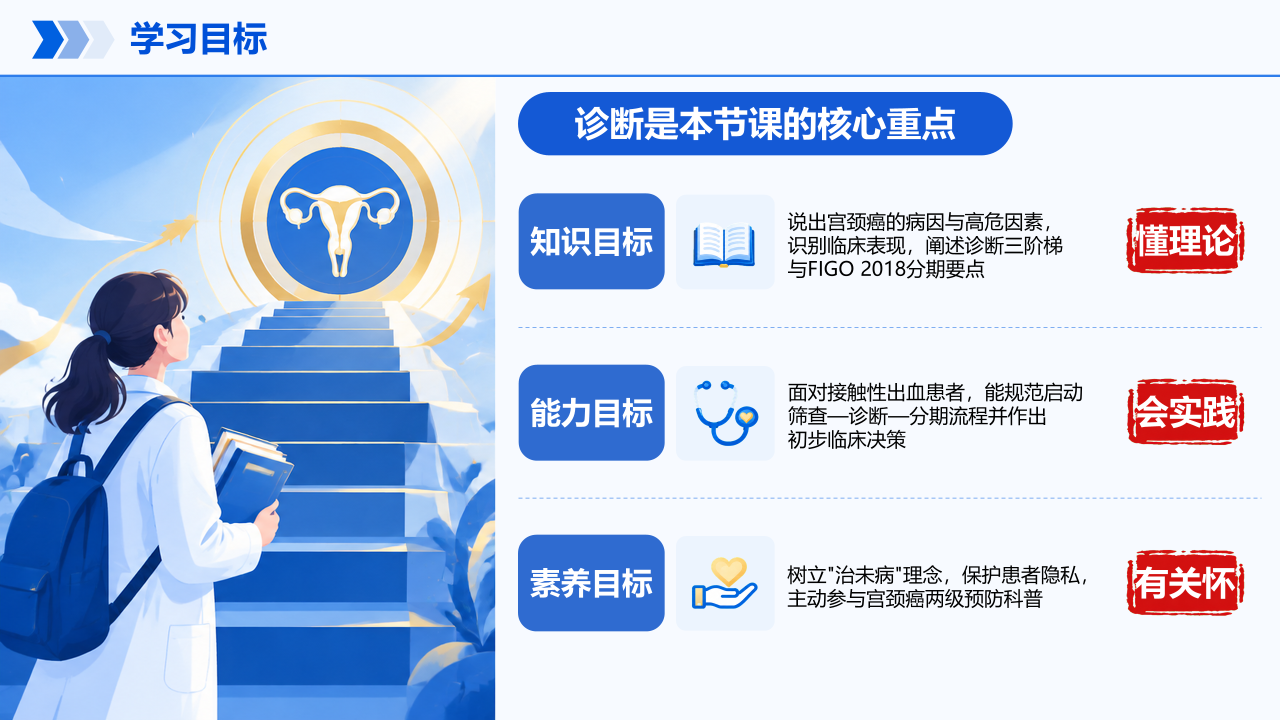
#> input picture tests/fixtures/bany06/flatbg-p02.png, 3840 x 2160 px (shown at 1/3 size)
$ python -i bg_model.py   (imports and definitions only)   (older library calls are emulated)
#> lines starting #> are read from the running program, lines starting #| are printed output that depends on the picture; after the words box and inside, x2 and y2 are one past the last pixel; in counts of white or black regions, pixels touching at a corner belong together
#!/usr/bin/env python3
"""Background modeling and repair module.

Builds a clean background image by:
1. Adaptive background color detection (edge sampling)
2. Using the original image as base (preserving real background)
3. Inpainting foreground/text regions from surrounding pixels

Usage:
    from bg_model import build_background
    bg = build_background(img_rgb, text_mask=mask)
"""

from __future__ import annotations

import logging
import math

import cv2
import numpy as np

logger = logging.getLogger(__name__)

# ---------------------------------------------------------------------------
# Public API
# ---------------------------------------------------------------------------


# [399 lines left out: functions _corner_colors, _bilinear_gradient, extend_background_to_widescreen, compute_widescreen_canvas, _resize_cover, _build_ambient_backdrop and 3 more, not called in this run]


def build_background(
    img: np.ndarray,
    text_mask: np.ndarray | None = None,
    fg_hint_mask: np.ndarray | None = None,
    period: int = 32,
) -> np.ndarray:
    """Build a clean background image from the input.

    Args:
        img: Input image (H, W, 3) RGB uint8.
        text_mask: Binary mask (H, W) where text regions = 255.
        fg_hint_mask: Optional binary mask of known foreground regions.
        period: Tile period (kept for API compatibility, unused in new approach).

    Returns:
        Clean background image (H, W, 3) RGB uint8.
    """
    h, w = img.shape[:2]

    if text_mask is None:
        text_mask = np.zeros((h, w), dtype=np.uint8)
    if fg_hint_mask is None:
        fg_hint_mask = np.zeros((h, w), dtype=np.uint8)
    elif not _should_use_fg_hint(
        nonzero_pixels=int(np.count_nonzero(fg_hint_mask)),
        total_pixels=h * w,
    ):
        logger.warning("Ignoring oversized foreground hint for background refinement.")
        fg_hint_mask = np.zeros((h, w), dtype=np.uint8)

    # Combined exclusion mask
    exclude = ((text_mask > 0) | (fg_hint_mask > 0)).astype(np.uint8) * 255

    # Step 1: Detect background color adaptively
    bg_color, bg_std, candidate_mask = _detect_background(img, exclude)
    logger.info(
        "Background color: RGB(%d,%d,%d), std=%.1f",
        int(bg_color[0]), int(bg_color[1]), int(bg_color[2]), bg_std,
    )

    # Step 2: Build background — strategy depends on whether we have fg hints
    has_fg_hint = np.any(fg_hint_mask > 0)

    if has_fg_hint:
        # Refinement pass: use original image + inpainting for pixel-accurate bg
        bg = _original_based_background(
            img,
            exclude,
            bg_color,
            text_mask=text_mask,
            fg_mask=fg_hint_mask,
        )
    else:
        # Initial pass: smooth background for foreground detection
        bg = _smooth_background(img, bg_color, candidate_mask, text_mask)

    return bg


# [257 lines left out: functions build_clean_background, _flatten_text_ghosts, build_removal_mask, needs_large_mask_inpaint, repair_masked_background, build_text_only_background and 1 more, not called in this run]


# ---------------------------------------------------------------------------
# Step 1: Adaptive background detection
# ---------------------------------------------------------------------------


def _detect_background(
    img: np.ndarray, exclude_mask: np.ndarray
) -> tuple[np.ndarray, float, np.ndarray]:
    """Detect the dominant background color by sampling image edges.

    Returns:
        bg_color: (3,) float array — dominant background RGB.
        bg_std: float — standard deviation of background pixels.
        candidate_mask: (H, W) bool — pixels likely belonging to background.
    """
    h, w = img.shape[:2]

    # Sample from edges (5% border on each side)
    margin_y = max(5, int(h * 0.05))
    margin_x = max(5, int(w * 0.05))

    edge_mask = np.zeros((h, w), dtype=bool)
    edge_mask[:margin_y, :] = True   # top
    edge_mask[-margin_y:, :] = True  # bottom
    edge_mask[:, :margin_x] = True   # left
    edge_mask[:, -margin_x:] = True  # right

    # Exclude known text/foreground from edge sampling
    edge_mask &= (exclude_mask == 0)

    edge_pixels = img[edge_mask].reshape(-1, 3).astype(np.float32)

    if len(edge_pixels) < 10:
        # Fallback: use all non-excluded pixels
        valid = exclude_mask == 0
        edge_pixels = img[valid].reshape(-1, 3).astype(np.float32)

    if len(edge_pixels) < 10:
        # Ultimate fallback
        bg_color = np.array([255.0, 255.0, 255.0])
        return bg_color, 30.0, np.ones((h, w), dtype=bool)

    # Find dominant color via histogram peak (faster than KMeans)
    bg_color = np.median(edge_pixels, axis=0)
    bg_std = float(np.mean(np.std(edge_pixels, axis=0)))

    # Adaptive threshold: pixels within N standard deviations of bg_color
    threshold = max(35.0, bg_std * 2.5)

    all_pixels = img.reshape(-1, 3).astype(np.float32)
    dists = np.linalg.norm(all_pixels - bg_color, axis=1)
    candidate_flat = dists < threshold

    candidate_mask = candidate_flat.reshape(h, w)
    # Exclude known foreground/text
    candidate_mask &= (exclude_mask == 0)

    return bg_color, bg_std, candidate_mask


# ---------------------------------------------------------------------------
# Step 2a: Smooth background for initial foreground detection
# ---------------------------------------------------------------------------


def _smooth_background(
    img: np.ndarray,
    bg_color: np.ndarray,
    candidate_mask: np.ndarray,
    text_mask: np.ndarray,
) -> np.ndarray:
    """Build a smooth background for the initial foreground detection pass.

    Replaces non-background pixels with bg_color and applies smoothing.
    This creates enough contrast for diff-based foreground detection while
    preserving the general background appearance.

    Args:
        img: Original image (H, W, 3) RGB uint8.
        bg_color: Detected background color (3,) float.
        candidate_mask: (H, W) bool — pixels likely belonging to background.
        text_mask: Binary mask (H, W) uint8 where text regions = 255.

    Returns:
        Smooth background (H, W, 3) RGB uint8.
    """
    bg = img.copy()
    fill = np.clip(bg_color, 0, 255).astype(np.uint8)

    # Replace non-candidate pixels (likely foreground) with bg_color
    bg[~candidate_mask] = fill

    # Also replace text regions
    if text_mask is not None:
        bg[text_mask > 0] = fill

    # Smooth to blend transitions and reduce artifacts
    bg = cv2.GaussianBlur(bg, (21, 21), 0)

    return bg


# ---------------------------------------------------------------------------
# Step 2b: Original-based background with inpainting (refinement pass)
# ---------------------------------------------------------------------------


# [48 lines left out: function _original_based_background, not called in this run]


def _build_inpaint_mask(exclude_mask: np.ndarray) -> np.ndarray:
    """Build inpaint mask from the exact exclusion mask."""
    return exclude_mask.copy()


# [382 lines left out: functions _build_component_repair_mask, _should_expand_shadow_halo, _mask_for_destructive_repair, _replace_unrecoverable_large_regions, _should_replace_region_bbox, _sample_large_region_fill and 9 more, not called in this run]

>>> import cv2
>>> picture = cv2.cvtColor(cv2.imread('../../../tests/fixtures/bany06/flatbg-p02.png'), cv2.COLOR_BGR2RGB)
>>> result = build_background(picture)
#> in _detect_background, `edge_mask &= (exclude_mask == 0)`:
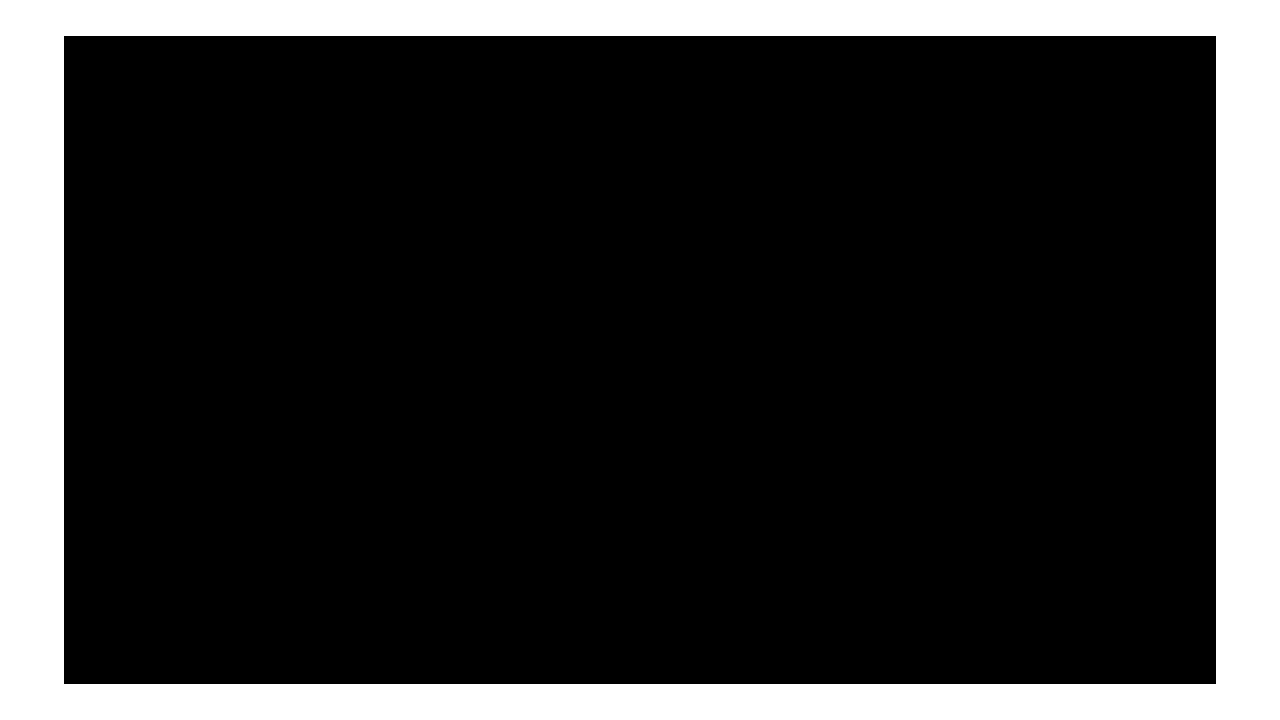
#> edge_mask: shape (2160, 3840) bool (shown at 1/3 size); 19% white; 1 white region, box (x1, y1, x2, y2) and area: (0, 0, 3840, 2160) 1575936
#> in _detect_background, `bg_color = np.median(edge_pixels, axis=0)`: bg_color = [247, 250, 255]
#> in _detect_background, `bg_std = float(np.mean(np.std(edge_pixels, axis=0)))`: bg_std = 60.45
#> in _detect_background, `threshold = max(35.0, bg_std * 2.5)`: threshold = 151.1
#> in _detect_background, `candidate_mask = candidate_flat.reshape(h, w)`:
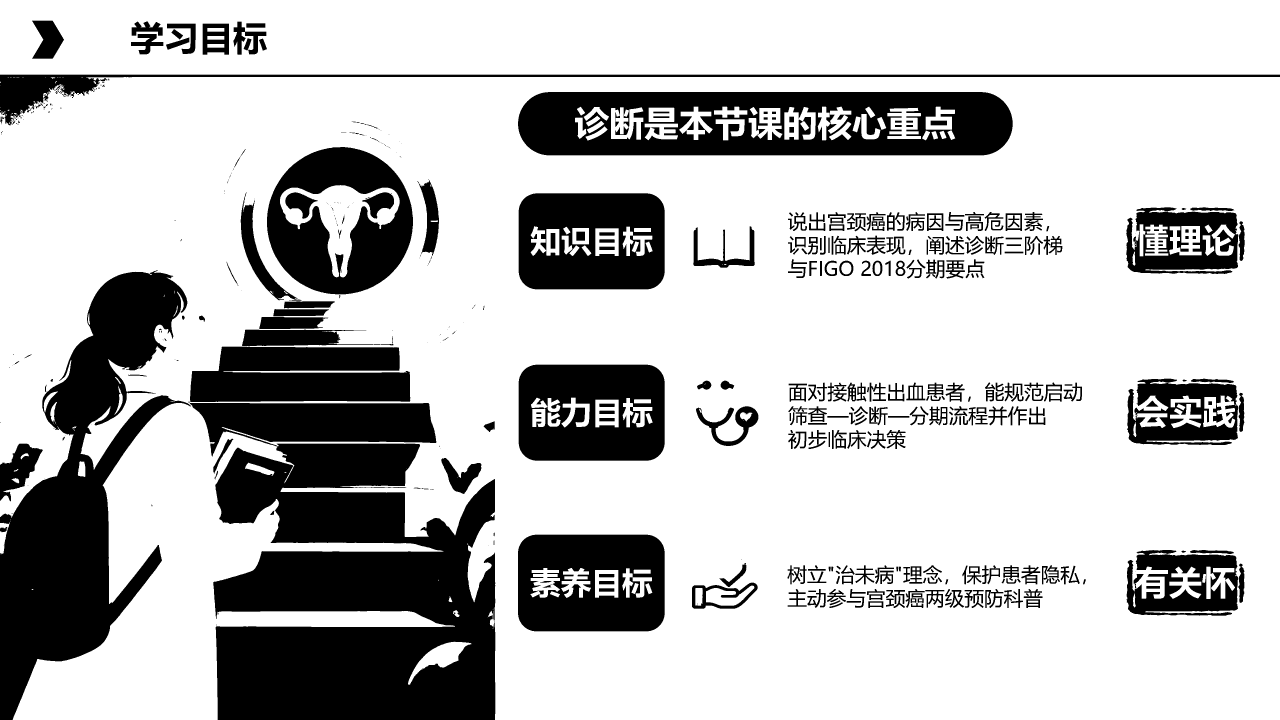
#> candidate_mask: shape (2160, 3840) bool (shown at 1/3 size); 74.9% white; 570 black regions (151 under 20 px), largest, box (x1, y1, x2, y2) and area: (569, 1209, 1486, 2160) 609503, (0, 811, 573, 2160) 313503, (1554, 276, 3038, 466) 211586
#> in build_background, `bg_color, bg_std, candidate_mask = _detect_background(img, exclude)`: bg_color = [247, 250, 255]; bg_std = 60.45
#> in _smooth_background, `fill = np.clip(bg_color, 0, 255).astype(np.uint8)`: fill = [247, 250, 255]
#> in _smooth_background, `bg[~candidate_mask] = fill`:
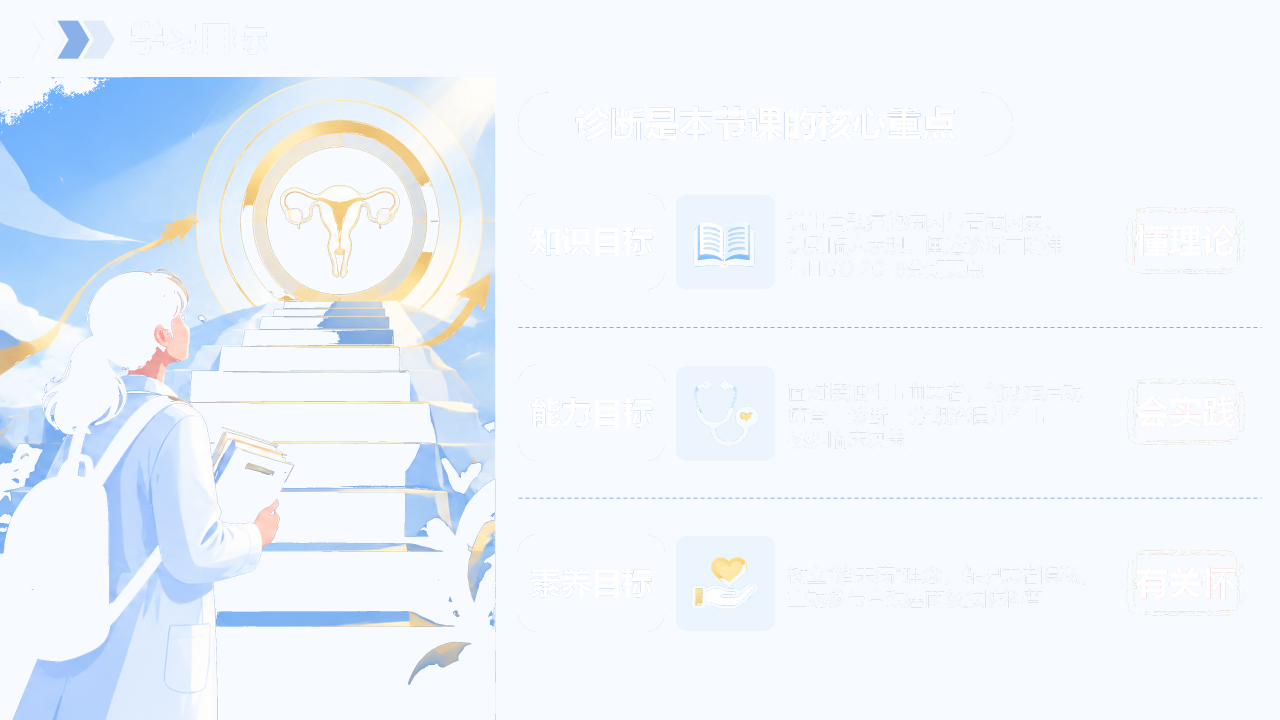
#> bg: shape (2160, 3840, 3) (shown at 1/3 size); mean R, G, B 237.3, 243.6, 251.8

$ run again, on tests/fixtures/bany06/flatbg-p03.png
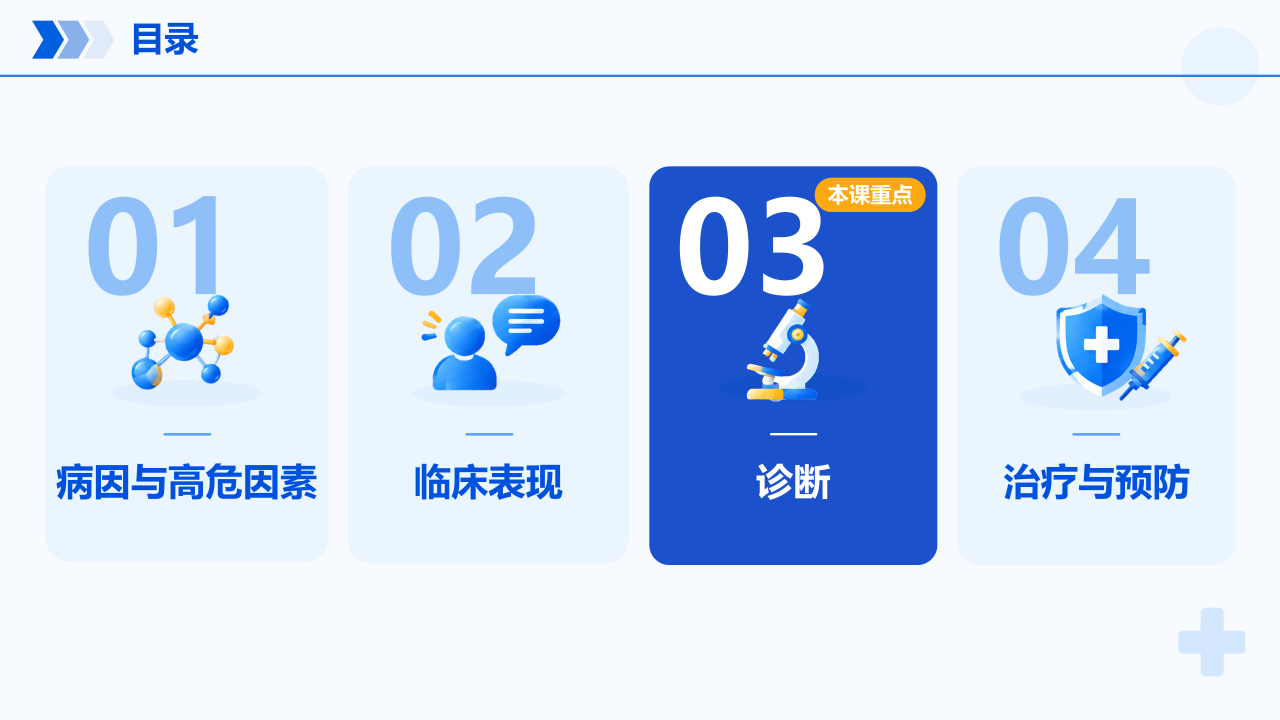
#> input picture tests/fixtures/bany06/flatbg-p03.png, 3840 x 2160 px (shown at 1/3 size)
#> edge_mask: shape (2160, 3840) bool; 19% white; 1 white region, box (x1, y1, x2, y2) and area: (0, 0, 3840, 2160) 1575936
#> in _detect_background, `bg_color = np.median(edge_pixels, axis=0)`: bg_color = [247, 250, 255]
#> in _detect_background, `bg_std = float(np.mean(np.std(edge_pixels, axis=0)))`: bg_std = 14.67
#> threshold = 36.67
#> in _detect_background, `candidate_mask = candidate_flat.reshape(h, w)`:
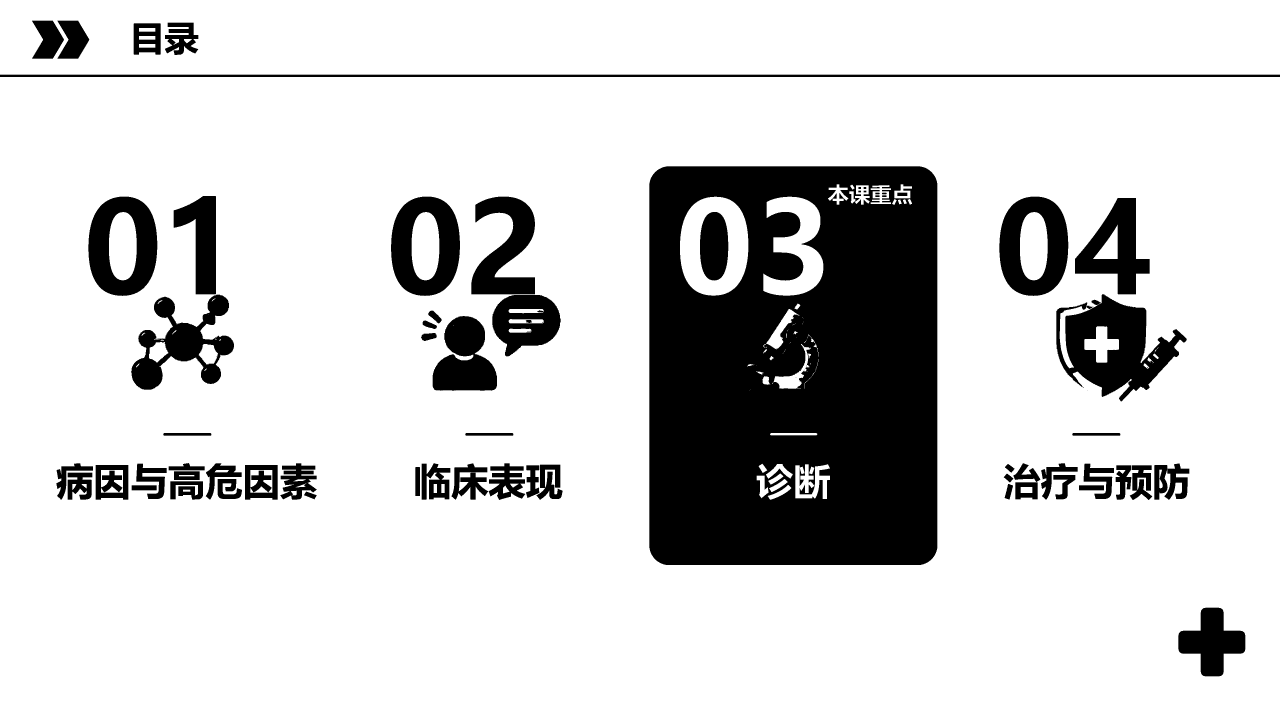
#> candidate_mask: shape (2160, 3840) bool (shown at 1/3 size); 82.2% white; 75 black regions (8 under 20 px), largest, box (x1, y1, x2, y2) and area: (1948, 499, 2812, 1695) 921970, (3169, 883, 3560, 1204) 61287, (265, 590, 472, 888) 36682
#> in build_background, `bg_color, bg_std, candidate_mask = _detect_background(img, exclude)`: bg_color = [247, 250, 255]; bg_std = 14.67
#> fill = [247, 250, 255]
#> in _smooth_background, `bg[~candidate_mask] = fill`:
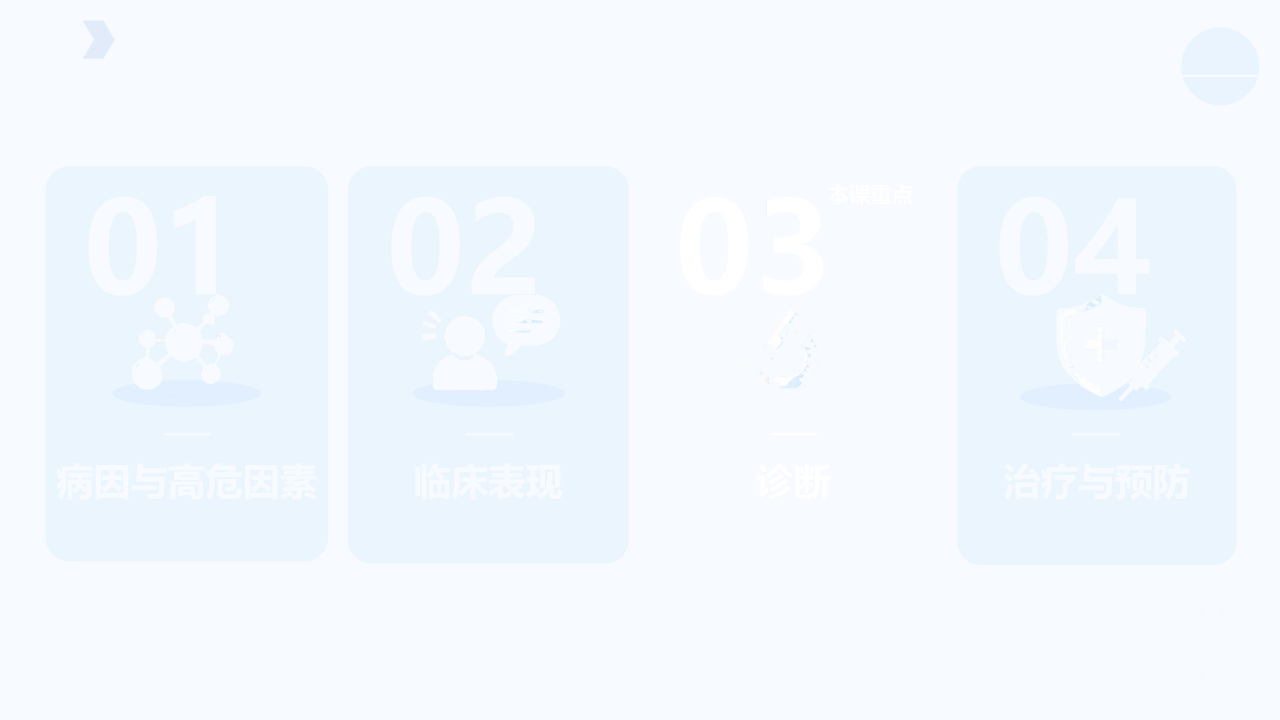
#> bg: shape (2160, 3840, 3) (shown at 1/3 size); mean R, G, B 243, 248.4, 254.7
